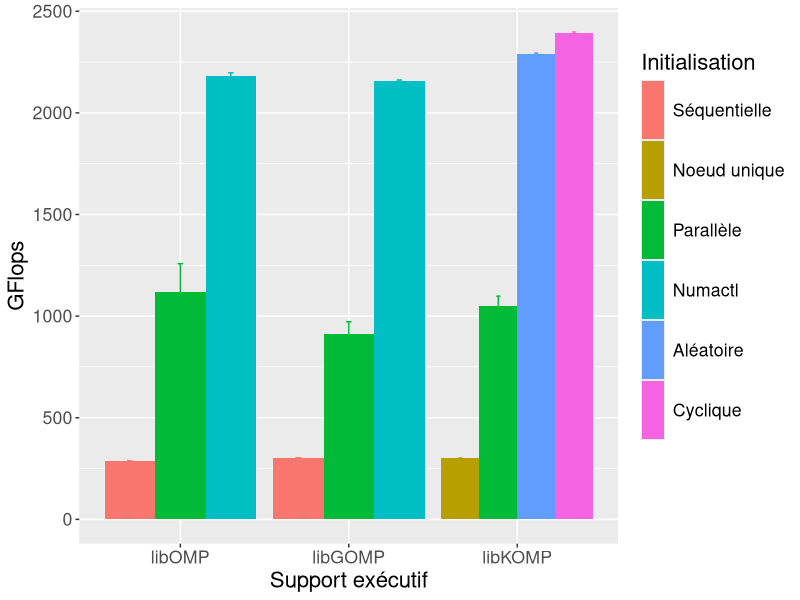

Source code (R):
library(ggplot2)
library(plyr)

wholeframe=read.table("./all_data_init_distrib.dat", header=TRUE)

pdf("graph_distrib_data_idchire.pdf", width = 10, height=6)

wholeframe$init=factor(wholeframe$init, levels=c("seq", "node", "parallel", "numactl", "random", "cyclic"))

myplot = ggplot(wholeframe, aes(x=runtime, y = gflops, fill=init))
myplot = myplot + geom_bar(stat="identity", position="dodge")
myplot = myplot + geom_errorbar(show.legend=FALSE, position=position_dodge(0.9), aes(color=init, ymin=gflops-(2*std/iterations), ymax=gflops+(2*std/iterations), width=.1))
#myplot = myplot + facet_wrap(Size~Blocksize, ncol=4)
myplot = myplot + ylab("GFlops")
myplot = myplot + theme(legend.position="right", text=element_text(size=16))
#myplot = myplot + ggtitle("Cholesky's performances using 32K matrices depending on the data distribution\n")
myplot = myplot + scale_fill_discrete(name="Initialisation", labels=c("Séquentielle", "Noeud unique", "Parallèle", "Numactl", "Aléatoire", "Cyclique"))
#myplot = myplot + scale_fill_discrete()
myplot = myplot + scale_x_discrete(name="Support exécutif", labels=c("libOMP", "libGOMP", "libKOMP"))
#myplot = myplot + geom_hline(aes(yintercept=framsumnumactl_gcc$GFlops), linetype="dashed")
#myplot = myplot + geom_text(aes(3.2, framsumnumactl_gcc$GFlops, label="GCC init-seq\n+ Numactl"), vjust=0.5, hjust=1.05, size=4.5, family="Courier")
#myplot = myplot + geom_hline(aes(yintercept=framsumbasegcc_para$GFlops))
#myplot = myplot + geom_text(aes(3.2, framsumbasegcc_para$GFlops, label="GCC init-para"), vjust=-0.6, hjust=1.05, size=4.5, family="Courier")
#myplot = myplot + geom_hline(aes(yintercept=framsumbasegcc$GFlops), linetype="twodash")
#myplot = myplot + geom_text(aes(3.2, framsumbasegcc$GFlops, label="GCC init-seq"), vjust=1.5, hjust=1.05, size=4.5, family="Courier")
#myplot = myplot + scale_color_grey()
myplot = myplot + guides(fill=guide_legend(nrow=7, byrow=TRUE, keyheight=3), color=FALSE)


print(myplot)
dev.off()
